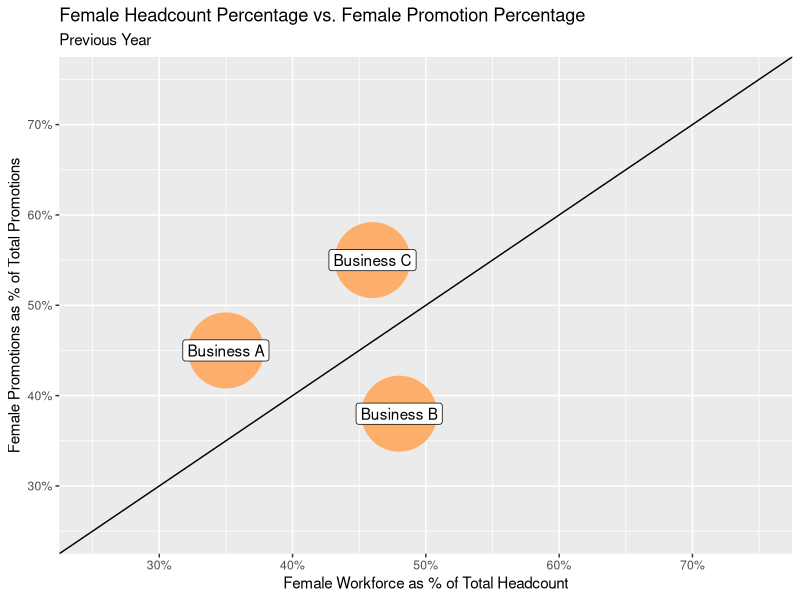
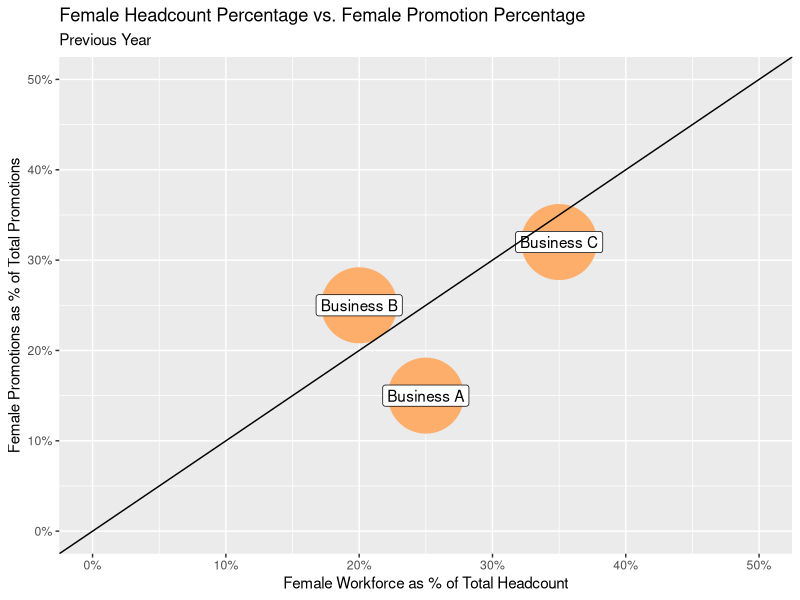

These figures' R source, in order:


library(RColorBrewer)
brewer.pal(11,"BrBG")
brewer.pal(11,"PiYG")


brewer.pal(9,"GnBu")
brewer.pal(11,"Spectral")
brewer.pal(12,"Set3")
brewer.pal(11,"RdYlBu")


### scratchpad

library(DiagrammeR)
library(ggplot2)
library(scales)

hiring<-data.frame(Business=c('Business A','Business B','Business C'),
                   pectFemale=c(.35,.48,.46),
                   pectFemaleHires=c(.45,.38,.55))

promotions<-data.frame(Business=c('Business A','Business B','Business C'),
                   pectFemaleEligible=c(.25,.20,.35),
                   pectFemalePromotions=c(.15,.25,.32))


ggplot(hiring, aes(x=pectFemale, y=pectFemaleHires)) + 
  geom_point(color="#FDAE6B",size=25) +
  #scale_size_continuous(range=c(2,12)) +
  geom_label(aes(label = Business)) +
  scale_x_continuous('Female Workforce as % of Total Headcount',labels=percent, limits=c(.25,.75)) +
  scale_y_continuous('Female Promotions as % of Total Promotions',labels = percent, limits=c(.25,.75)) +
  labs(title="Female Headcount Percentage vs. Female Promotion Percentage", subtitle="Previous Year") +
  geom_abline(slope=1)



ggplot(promotions, aes(x=pectFemaleEligible, y=pectFemalePromotions)) + 
  geom_point(color="#FDAE6B",size=25) +
  #scale_size_continuous(range=c(2,12)) +
  geom_label(aes(label = Business)) +
  scale_x_continuous('Female Workforce as % of Total Headcount',labels=percent, limits=c(0,.50)) +
  scale_y_continuous('Female Promotions as % of Total Promotions',labels = percent, limits=c(0,.50)) +
  labs(title="Female Headcount Percentage vs. Female Promotion Percentage", subtitle="Previous Year") +
  geom_abline(slope=1)
